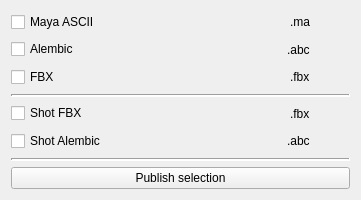
<?xml version="1.0" encoding="UTF-8"?>
<ui version="4.0">
 <class>pomPublisherWidget</class>
 <widget class="QWidget" name="pomPublisherWidget">
  <property name="geometry">
   <rect>
    <x>0</x>
    <y>0</y>
    <width>361</width>
    <height>200</height>
   </rect>
  </property>
  <property name="windowTitle">
   <string>Form</string>
  </property>
  <layout class="QVBoxLayout" name="verticalLayout">
   <item>
    <layout class="QHBoxLayout" name="mayaAssetContainer">
     <item>
      <widget class="QCheckBox" name="mayaAssetCheckBox">
       <property name="text">
        <string>Maya ASCII</string>
       </property>
      </widget>
     </item>
     <item>
      <spacer name="horizontalSpacer">
       <property name="orientation">
        <enum>Qt::Horizontal</enum>
       </property>
       <property name="sizeHint" stdset="0">
        <size>
         <width>40</width>
         <height>20</height>
        </size>
       </property>
      </spacer>
     </item>
     <item>
      <widget class="QLabel" name="mayaAssetLabel">
       <property name="text">
        <string>.ma</string>
       </property>
      </widget>
     </item>
     <item>
      <spacer name="horizontalSpacer_2">
       <property name="orientation">
        <enum>Qt::Horizontal</enum>
       </property>
       <property name="sizeType">
        <enum>QSizePolicy::Minimum</enum>
       </property>
       <property name="sizeHint" stdset="0">
        <size>
         <width>40</width>
         <height>20</height>
        </size>
       </property>
      </spacer>
     </item>
    </layout>
   </item>
   <item>
    <layout class="QHBoxLayout" name="assetAlembicContainer">
     <item>
      <widget class="QCheckBox" name="assetAlembicCheckBox">
       <property name="text">
        <string>Alembic</string>
       </property>
      </widget>
     </item>
     <item>
      <spacer name="horizontalSpacer_3">
       <property name="orientation">
        <enum>Qt::Horizontal</enum>
       </property>
       <property name="sizeHint" stdset="0">
        <size>
         <width>40</width>
         <height>20</height>
        </size>
       </property>
      </spacer>
     </item>
     <item>
      <widget class="QLabel" name="assetAlembicLabel">
       <property name="text">
        <string>.abc</string>
       </property>
      </widget>
     </item>
     <item>
      <spacer name="horizontalSpacer_10">
       <property name="orientation">
        <enum>Qt::Horizontal</enum>
       </property>
       <property name="sizeType">
        <enum>QSizePolicy::Minimum</enum>
       </property>
       <property name="sizeHint" stdset="0">
        <size>
         <width>40</width>
         <height>20</height>
        </size>
       </property>
      </spacer>
     </item>
    </layout>
   </item>
   <item>
    <layout class="QHBoxLayout" name="assetFbxContainer">
     <item>
      <widget class="QCheckBox" name="assetFbxCheckBox">
       <property name="text">
        <string>FBX</string>
       </property>
      </widget>
     </item>
     <item>
      <spacer name="horizontalSpacer_4">
       <property name="orientation">
        <enum>Qt::Horizontal</enum>
       </property>
       <property name="sizeHint" stdset="0">
        <size>
         <width>40</width>
         <height>20</height>
        </size>
       </property>
      </spacer>
     </item>
     <item>
      <widget class="QLabel" name="assetFbxLabel">
       <property name="text">
        <string>.fbx</string>
       </property>
      </widget>
     </item>
     <item>
      <spacer name="horizontalSpacer_9">
       <property name="orientation">
        <enum>Qt::Horizontal</enum>
       </property>
       <property name="sizeType">
        <enum>QSizePolicy::Minimum</enum>
       </property>
       <property name="sizeHint" stdset="0">
        <size>
         <width>40</width>
         <height>20</height>
        </size>
       </property>
      </spacer>
     </item>
    </layout>
   </item>
   <item>
    <widget class="Line" name="line">
     <property name="frameShadow">
      <enum>QFrame::Sunken</enum>
     </property>
     <property name="lineWidth">
      <number>2</number>
     </property>
     <property name="orientation">
      <enum>Qt::Horizontal</enum>
     </property>
    </widget>
   </item>
   <item>
    <layout class="QHBoxLayout" name="shotFbxContainer">
     <item>
      <widget class="QCheckBox" name="shotFbxCheckBox">
       <property name="enabled">
        <bool>true</bool>
       </property>
       <property name="text">
        <string>Shot FBX</string>
       </property>
      </widget>
     </item>
     <item>
      <spacer name="horizontalSpacer_5">
       <property name="orientation">
        <enum>Qt::Horizontal</enum>
       </property>
       <property name="sizeHint" stdset="0">
        <size>
         <width>40</width>
         <height>20</height>
        </size>
       </property>
      </spacer>
     </item>
     <item>
      <widget class="QLabel" name="shotFbxLabel">
       <property name="text">
        <string>.fbx</string>
       </property>
      </widget>
     </item>
     <item>
      <spacer name="horizontalSpacer_8">
       <property name="orientation">
        <enum>Qt::Horizontal</enum>
       </property>
       <property name="sizeType">
        <enum>QSizePolicy::Minimum</enum>
       </property>
       <property name="sizeHint" stdset="0">
        <size>
         <width>40</width>
         <height>20</height>
        </size>
       </property>
      </spacer>
     </item>
    </layout>
   </item>
   <item>
    <layout class="QHBoxLayout" name="shotAlembicContainer">
     <item>
      <widget class="QCheckBox" name="shotAlembicCheckBox">
       <property name="text">
        <string>Shot Alembic</string>
       </property>
      </widget>
     </item>
     <item>
      <spacer name="horizontalSpacer_7">
       <property name="orientation">
        <enum>Qt::Horizontal</enum>
       </property>
       <property name="sizeHint" stdset="0">
        <size>
         <width>40</width>
         <height>20</height>
        </size>
       </property>
      </spacer>
     </item>
     <item>
      <widget class="QLabel" name="shotAlembicLabel">
       <property name="text">
        <string>.abc</string>
       </property>
      </widget>
     </item>
     <item>
      <spacer name="horizontalSpacer_6">
       <property name="orientation">
        <enum>Qt::Horizontal</enum>
       </property>
       <property name="sizeType">
        <enum>QSizePolicy::Minimum</enum>
       </property>
       <property name="sizeHint" stdset="0">
        <size>
         <width>40</width>
         <height>20</height>
        </size>
       </property>
      </spacer>
     </item>
    </layout>
   </item>
   <item>
    <widget class="Line" name="line_2">
     <property name="lineWidth">
      <number>2</number>
     </property>
     <property name="orientation">
      <enum>Qt::Horizontal</enum>
     </property>
    </widget>
   </item>
   <item>
    <widget class="QPushButton" name="publishBtn">
     <property name="text">
      <string>Publish selection</string>
     </property>
    </widget>
   </item>
  </layout>
 </widget>
 <resources/>
 <connections/>
</ui>
